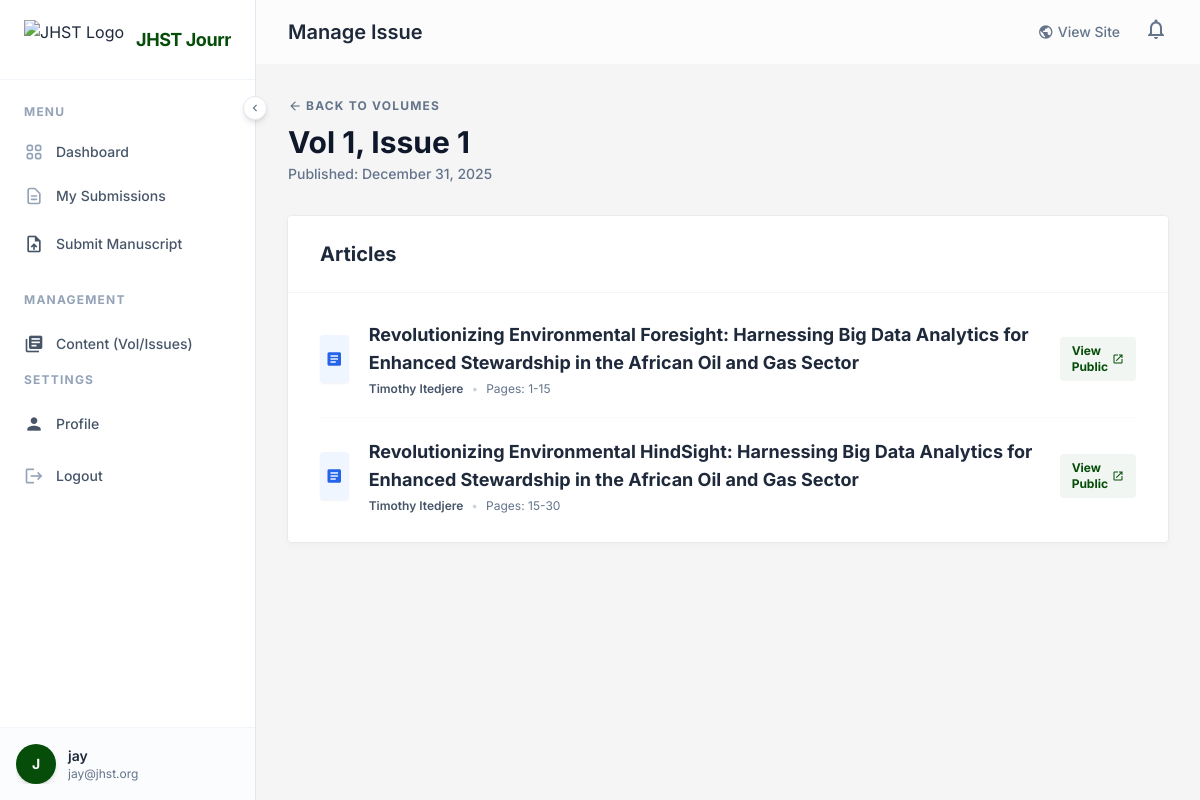
Screenshot of /manage_volumes/issue/1/ (signed in) with the database file from the repository.
### journal/models.py (models this page shows, shortened)
class User(AbstractUser):
    is_researcher = models.BooleanField(default=False)
    is_reviewer = models.BooleanField(default=False)
    is_editor = models.BooleanField(default=False)
    affiliation = models.CharField(max_length=255, blank=True)

class Issue(models.Model):
    volume = models.ForeignKey(Volume, on_delete=models.CASCADE, related_name='issues')
    number = models.IntegerField()
    publication_date = models.DateField()
    def __str__(self):
        return f"Vol {self.volume.number}, Issue {self.number}"

class Volume(models.Model):
    number = models.IntegerField()
    year = models.IntegerField()

class Article(models.Model):
    manuscript = models.OneToOneField(Manuscript, on_delete=models.CASCADE)
    issue = models.ForeignKey(Issue, on_delete=models.CASCADE, related_name='articles')
    page_start = models.IntegerField(null=True, blank=True)
    page_end = models.IntegerField(null=True, blank=True)
    doi = models.CharField(max_length=100, unique=True, blank=True, null=True)

class Manuscript(models.Model):
    STATUS_CHOICES = [
        ('submitted', 'Submitted'),
        ('under_review', 'Under Review'),
        ('accepted', 'Accepted'),
        ('rejected', 'Rejected'),
        ('published', 'Published'),
    ]
    title = models.CharField(max_length=255)
    abstract = models.TextField()
    file = models.FileField(upload_to='manuscripts/')
    co_authors = models.CharField(max_length=500, blank=True, help_text="Names of co-authors, separated by commas")
    affiliations = models.TextField(blank=True, help_text="Author affiliations")
    author = models.ForeignKey(User, on_delete=models.CASCADE, related_name='manuscripts')
    reviewer = models.ForeignKey(User, on_delete=models.SET_NULL, null=True, blank=True, related_name='assigned_manuscripts')
    submitted_date = models.DateTimeField(auto_now_add=True)
    status = models.CharField(max_length=20, choices=STATUS_CHOICES, default='submitted')
    keywords = models.CharField(max_length=255, help_text="Comma-separated keywords")

### journal/views.py (the view)
# urls.py: path('manage_volumes/issue/<int:issue_id>/', views.manage_issue, name='manage_issue'),
@login_required
def manage_issue(request, issue_id):
    if not request.user.is_editor:
        return redirect('dashboard')
    issue = get_object_or_404(Issue, id=issue_id)
    return render(request, 'dashboard/manage_issue.html', {'issue': issue})

### templates/dashboard/manage_issue.html (shortened to what this page needs)
{% extends 'dashboard/dashboard_base.html' %} {% block dashboard_title %}Manage
Issue{% endblock %} {% block content %}
<div class="max-w-5xl mx-auto space-y-8">
  <div
    class="flex flex-col md:flex-row justify-between items-start md:items-center gap-4"
  >
    <div>
      <div class="flex items-center gap-2 mb-2">
        <a
          href="{% url 'manage_volumes' %}"
          class="text-xs font-bold uppercase tracking-widest text-slate-500 hover:text-primary transition-colors flex items-center gap-1"
        >
          <span class="material-icons text-sm">arrow_back</span>
          Back to Volumes
        </a>
      </div>
      <h2
        class="text-3xl font-display font-bold text-slate-900 dark:text-white"
      >
        {{ issue }}
      </h2>
      <p class="text-sm text-slate-500 font-medium mt-1">
        Published: {{ issue.publication_date|date:"F d, Y" }}
      </p>
    </div>
  </div>
  <div class="bg-white dark:bg-card-dark rounded shadow-card overflow-hidden">
    <div
      class="px-8 py-6 border-b border-slate-100 dark:border-slate-800/50 flex justify-between items-center bg-white dark:bg-card-dark"
    >
      <h3 class="text-xl font-bold font-display text-slate-800 dark:text-white">
        Articles
      </h3>
    </div>
    <div class="px-8 py-2">
      {% if issue.articles.all %}
      <ul class="divide-y divide-slate-50 dark:divide-slate-800">
        {% for article in issue.articles.all %}
        <li class="py-5 flex items-center justify-between group">
          <div class="flex items-center gap-5">
            <div
              class="hidden sm:flex h-12 w-12 rounded bg-blue-50 dark:bg-blue-900/20 items-center justify-center text-blue-600 dark:text-blue-400 shadow-sm transition-colors group-hover:bg-blue-100 dark:group-hover:bg-blue-900/30"
            >
              <span class="material-icons text-lg">article</span>
            </div>
            <div>
              <a
                href="{% url 'article_detail' article.id %}"
                class="font-bold text-lg text-slate-800 dark:text-gray-200 hover:text-primary transition-colors block mb-1"
                target="_blank"
              >
                {{ article.manuscript.title }}
              </a>
              <p class="text-xs text-slate-500 flex items-center gap-2">
                <span class="font-semibold text-slate-600">
                  {{ article.manuscript.author.get_full_name|default:article.manuscript.author.username }}
                </span>
                <span class="text-slate-300">•</span>
                <span
                  >Pages: {{ article.page_start }}-{{ article.page_end }}</span
                >
              </p>
            </div>
          </div>
          <div>
            <a
              href="{% url 'article_detail' article.id %}"
              target="_blank"
              class="inline-flex items-center px-3 py-1.5 rounded text-xs font-bold text-primary bg-primary/5 hover:bg-primary/10 transition-colors"
            >
              View Public
              <span class="material-icons text-xs ml-1">open_in_new</span>
            </a>
          </div>
        </li>
        {% endfor %}
      </ul>
      {% endif %}
    </div>
  </div>
</div>
{% endblock %}

### templates/dashboard/dashboard_base.html (shortened to what this page needs)
{% load static %}
<!DOCTYPE html>
<html lang="en" class="scroll-smooth">
  <head>
    <script src="https://cdn.tailwindcss.com"></script>
  </head>
  <body
    class="bg-[#ededed]/50 dark:bg-bg-dark text-slate-800 dark:text-gray-100 font-sans antialiased min-h-screen flex overflow-hidden"
  >
    <aside
      id="sidebar"
      class="bg-white dark:bg-card-dark border-r border-slate-200 dark:border-slate-700 flex flex-col fixed h-full z-40 sidebar-transition w-64 shadow-2xl md:shadow-none transform -translate-x-full md:translate-x-0"
    >
      <div
        class="h-20 flex items-center px-6 border-b border-slate-100 dark:border-slate-800/50"
      >
        <a
          href="{% url 'index' %}"
          class="flex items-center gap-3 overflow-hidden whitespace-nowrap"
        >
          <img
            src="{% static 'assets/images/jhst-logo.png' %}"
            alt="JHST Logo"
            class="h-10 w-auto object-contain flex-shrink-0"
          />
          <span
            class="font-display font-bold text-lg tracking-tight text-primary dark:text-white sidebar-header-text transition-opacity duration-300"
          >
            JHST Journal
          </span>
        </a>
      </div>
      <nav class="flex-1 overflow-y-auto py-6 px-3 space-y-1 no-scrollbar">
        <div class="mb-6">
          <p
            class="px-3 text-xs font-bold text-slate-400 uppercase tracking-widest mb-3 section-label transition-opacity duration-300"
          >
            Menu
          </p>
          <a
            href="{% url 'dashboard' %}"
            class="sidebar-link group flex items-center px-3 py-2.5 text-sm font-medium text-slate-600 dark:text-gray-300 rounded hover:text-primary dark:hover:text-white transition-colors duration-200 mb-1 {% if request.resolver_match.url_name == 'dashboard' %}active{% endif %}"
            title="Dashboard"
          >
            <span class="link-text whitespace-nowrap">Dashboard</span>
          </a>
          <a
            href="{% url 'my_submissions' %}"
            class="sidebar-link group flex items-center px-3 py-2.5 text-sm font-medium text-slate-600 dark:text-gray-300 rounded hover:text-primary dark:hover:text-white transition-colors duration-200 mb-1 {% if request.resolver_match.url_name == 'my_submissions' %}active{% endif %}"
            title="My Submissions"
          >
            <span class="link-text whitespace-nowrap">My Submissions</span>
          </a>
          {% if user.is_researcher %}
          <a
            href="{% url 'submit_manuscript' %}"
            class="sidebar-link group flex items-center px-3 py-2.5 text-sm font-medium text-slate-600 dark:text-gray-300 rounded hover:text-primary dark:hover:text-white transition-colors duration-200 mb-1"
            title="Submit Manuscript"
          >
            <span
              class="material-icons text-xl mr-3 group-hover:text-primary transition-colors"
              >upload_file</span
            >
            <span class="link-text whitespace-nowrap">Submit Manuscript</span>
          </a>
          {% endif %}
        </div>
        {% if user.is_editor %}
        <div class="mb-6">
          <p
            class="px-3 text-xs font-bold text-slate-400 uppercase tracking-widest mb-3 section-label transition-opacity duration-300"
          >
            Management
          </p>
          <a
            href="{% url 'manage_volumes' %}"
            class="sidebar-link group flex items-center px-3 py-2.5 text-sm font-medium text-slate-600 dark:text-gray-300 rounded hover:text-primary dark:hover:text-white transition-colors duration-200 mb-1 {% if request.resolver_match.url_name == 'manage_volumes' %}active{% endif %}"
            title="Volumes & Issues"
          >
            <span
              class="material-icons text-xl mr-3 group-hover:text-primary transition-colors"
              >library_books</span
            >
            <span class="link-text whitespace-nowrap"
              >Content (Vol/Issues)</span
            >
          </a>
        </div>
        {% endif %}
        <div class="mb-6">
          <p
            class="px-3 text-xs font-bold text-slate-400 uppercase tracking-widest mb-3 section-label transition-opacity duration-300"
          >
            Settings
          </p>
          <a
            href="{% url 'profile' %}"
            class="sidebar-link group flex items-center px-3 py-2.5 text-sm font-medium text-slate-600 dark:text-gray-300 rounded hover:text-primary dark:hover:text-white transition-colors duration-200 mb-1 {% if request.resolver_match.url_name == 'profile' %}active{% endif %}"
            title="Profile"
          >
            <span
              class="material-icons text-xl mr-3 group-hover:text-primary transition-colors"
              >person</span
            >
            <span class="link-text whitespace-nowrap">Profile</span>
          </a>
          <form action="{% url 'logout' %}" method="post" class="w-full">
            <button
              type="submit"
              class="sidebar-link group w-full flex items-center px-3 py-2.5 text-sm font-medium text-slate-600 dark:text-gray-300 rounded hover:bg-red-50 dark:hover:bg-red-900/10 hover:text-red-600 transition-colors duration-200"
              title="Logout"
            >
              <span
                class="material-icons text-xl mr-3 text-slate-400 group-hover:text-red-500 transition-colors"
                >logout</span
              >
              <span class="link-text whitespace-nowrap">Logout</span>
            </button>
          </form>
        </div>
      </nav>
      <div
        class="p-4 border-t border-slate-100 dark:border-slate-800/50 bg-slate-50/50 dark:bg-slate-900/50"
      >
        <div class="flex items-center overflow-hidden whitespace-nowrap">
          <div
            class="h-10 w-10 rounded-full bg-primary text-white flex items-center justify-center font-bold text-sm shadow-md flex-shrink-0"
          >
            {{ user.username|slice:":1"|upper }}
          </div>
          <div class="ml-3 user-info transition-opacity duration-300">
            <p class="text-sm font-semibold text-slate-800 dark:text-gray-200">
              {{ user.username }}
            </p>
            <p class="text-xs text-slate-500 truncate max-w-[140px]">
              {{ user.email }}
            </p>
          </div>
        </div>
      </div>
      <button
        id="sidebar-collapse-btn"
        class="absolute -right-3 top-24 bg-white dark:bg-slate-800 border border-slate-200 dark:border-slate-600 rounded-full p-1 shadow-md hidden md:flex items-center justify-center text-slate-500 hover:text-primary transition-transform duration-300 z-50 w-6 h-6"
        aria-label="Toggle Sidebar"
      >
        <span
          class="material-icons text-sm transform transition-transform duration-300"
          id="collapse-icon"
          >chevron_left</span
        >
      </button>
    </aside>
    <div
      id="main-content"
      class="flex-1 md:ml-64 flex flex-col h-screen overflow-hidden main-content-transition"
    >
      <header
        class="glass sticky top-0 z-20 h-16 flex items-center justify-between px-6 md:px-8"
      >
        <div class="flex items-center">
          <h1
            class="text-xl font-display font-semibold text-slate-800 dark:text-white hidden sm:block"
          >
            {% block dashboard_title %}Overview{% endblock %}
          </h1>
        </div>
        <div class="flex items-center space-x-6">
          <a
            href="{% url 'index' %}"
            class="text-sm font-medium text-slate-500 hover:text-primary transition-colors flex items-center gap-1"
          >
            <span class="material-icons text-base">public</span>
            <span class="hidden sm:inline">View Site</span>
          </a>
          <div
            class="relative notification-bell cursor-pointer"
            id="notification-bell"
          >
            <span
              class="material-icons text-slate-500 hover:text-primary transition-colors"
              >notifications_none</span
            >
          </div>
        </div>
      </header>
      <main class="p-6 md:p-8 overflow-y-auto flex-1">
        <div class="mx-auto max-w-7xl animate-fade-in-up">
          {% block content %}{% endblock %}
        </div>
      </main>
    </div>
  </body>
</html>

### templates/dashboard/dashboard_base.html (style rules this page uses)
body { font-family: "Inter", sans-serif; }
.sidebar-transition { transition: width 0.3s cubic-bezier(0.4, 0, 0.2, 1), transform 0.3s cubic-bezier(0.4, 0, 0.2, 1); }
.main-content-transition { transition: margin-left 0.3s cubic-bezier(0.4, 0, 0.2, 1); }
.sidebar-link { position: relative; overflow: hidden; }
.sidebar-link::before { content: ""; position: absolute; left: 0; top: 0; bottom: 0; width: 3px; background-color: #054d08; transform: scaleY(0); transition: transform 0.2s ease; border-top-right-radius: 4px; border-bottom-right-radius: 4px; }
.glass { background: rgba(255, 255, 255, 0.7); backdrop-filter: blur(10px); -webkit-backdrop-filter: blur(10px); border-bottom: 1px solid rgba(255, 255, 255, 0.3); }
.no-scrollbar { -ms-overflow-style: none; scrollbar-width: none; }
* { scrollbar-width: thin; scrollbar-color: rgba(156, 163, 175, 0.5) transparent; }
.animate-fade-in-up { animation: fadeInUp 0.5s ease-out forwards; }

### rows the page displays
User: username "J", username "jay", email "jay@jhst.org"
Issue: volume+number "Vol 1, Issue 1", publication_date "December 31, 2025"
Article: manuscript "Revolutionizing Environmental Foresight: Harnessing Big Data Analytics for Enhanced Stewardship in the African Oil and Gas Sector", manuscript.author.get_full_name "Timothy Itedjere", page_start "1", page_end "15"
Article: manuscript "Revolutionizing Environmental HindSight: Harnessing Big Data Analytics for Enhanced Stewardship in the African Oil and Gas Sector", manuscript.author.get_full_name "Timothy Itedjere", page_start "15", page_end "30"
